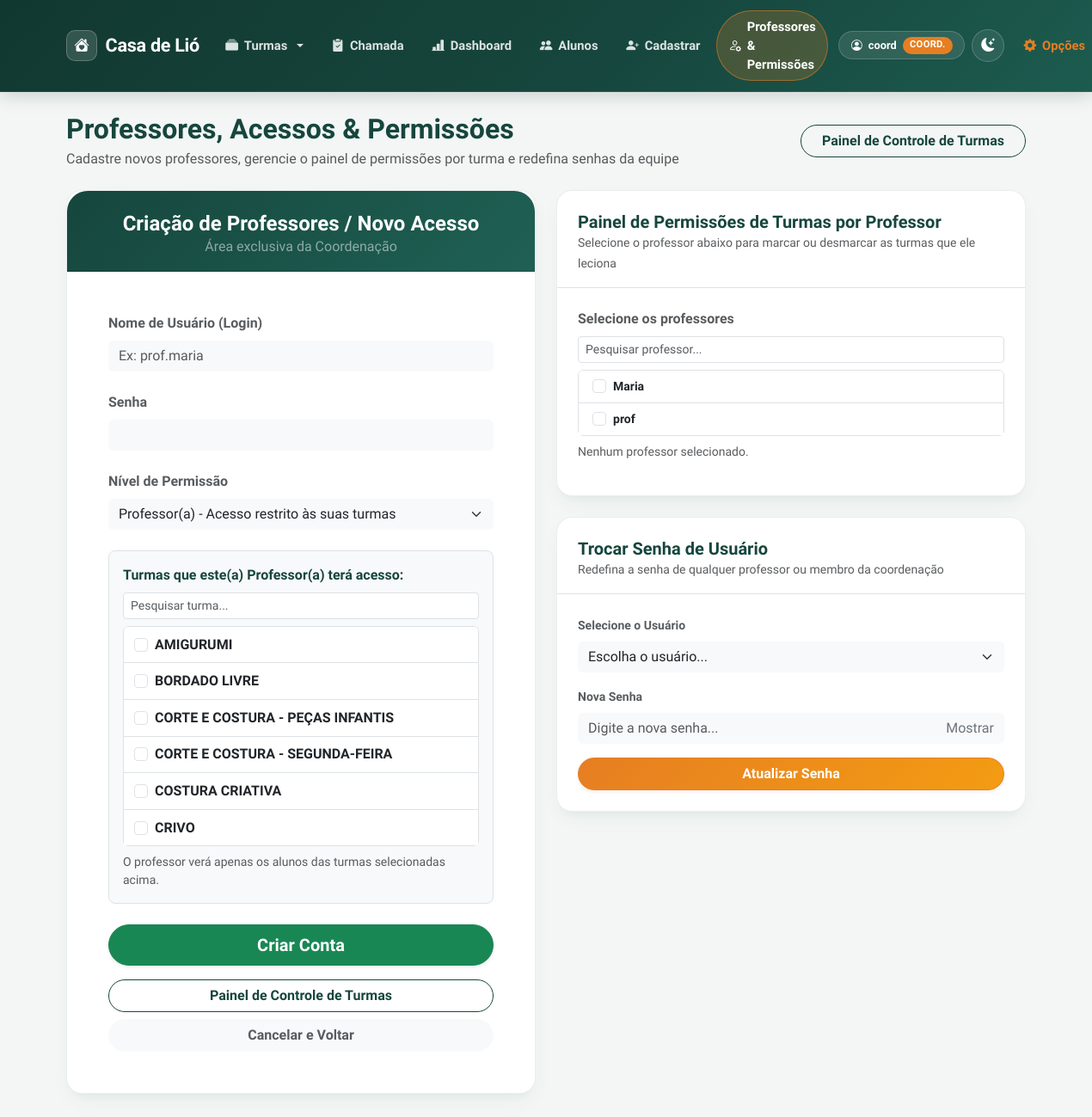
Screenshot of /usuarios/novo (signed in) with the database file from the repository.
### tables this page shows
CREATE TABLE usuarios (
        id INTEGER PRIMARY KEY AUTOINCREMENT,
        login TEXT UNIQUE NOT NULL,
        senha TEXT NOT NULL,
        perfil TEXT NOT NULL
    );

CREATE TABLE turmas (
            id INTEGER PRIMARY KEY AUTOINCREMENT,
            nome TEXT UNIQUE NOT NULL,
            descricao TEXT
        , limite_alunos INTEGER);

### app.py (the view)
@app.get("/usuarios/novo", response_class=HTMLResponse)
async def tela_novo_usuario(request: Request, sucesso: str = None):
    usuario = obter_usuario_atual(request)
    if not usuario or usuario['perfil'] != 'coordenacao':
        return RedirectResponse(url="/", status_code=303)
    conexao = pegar_conexao()
    turmas_disponiveis = obter_todas_turmas(conexao)
    usuarios_db = conexao.execute("SELECT id, login, perfil FROM usuarios ORDER BY perfil ASC, login ASC").fetchall()
    usuarios_sistema = [dict(u) for u in usuarios_db]
    professores_db = conexao.execute("SELECT id, login, perfil FROM usuarios WHERE perfil = 'professor' ORDER BY login ASC").fetchall()
    professores = []
    for prof in professores_db:
        turmas_prof = conexao.execute(
            "SELECT turma_nome FROM professor_turmas WHERE usuario_id = ? ORDER BY turma_nome ASC",
            (prof['id'],)
        ).fetchall()
        professores.append({
            "id": prof['id'],
            "login": prof['login'],
            "turmas": [t['turma_nome'] for t in turmas_prof]
        })
    conexao.close()
    return templates.TemplateResponse(
        request=request,
        name="novo_usuario.html",
        context={
            "turmas_disponiveis": turmas_disponiveis,
            "professores": professores,
            "usuarios_sistema": usuarios_sistema,
            "sucesso": sucesso
        }
    )

### templates/novo_usuario.html (shortened to what this page needs)
{% extends 'base.html' %}
{% block conteudo %}
<div class="row mb-4 align-items-center">
    <div class="col-md-8">
        <h2 class="text-primary fw-bold mb-1">Professores, Acessos & Permissões</h2>
        <p class="text-muted mb-0">Cadastre novos professores, gerencie o painel de permissões por turma e redefina senhas da equipe</p>
    </div>
    <div class="col-md-4 text-md-end mt-3 mt-md-0">
        <a href="/turmas" class="btn btn-outline-primary rounded-pill px-4 fw-semibold">
            Painel de Controle de Turmas
        </a>
    </div>
</div>
<div class="row justify-content-center mb-5">
    <div class="col-lg-6 mb-4">
        <div class="card shadow-lg border-0" style="border-radius: 1.5rem;">
            <div class="card-header bg-primary text-white pt-4 pb-3" style="border-top-left-radius: 1.5rem; border-top-right-radius: 1.5rem;">
                <h4 class="text-center fw-bold mb-0">Criação de Professores / Novo Acesso</h4>
                <p class="text-center text-white-50 mb-0">Área exclusiva da Coordenação</p>
            </div>
            <div class="card-body p-4 p-md-5">
                <form action="/usuarios/novo" method="POST">
                    <div class="mb-4">
                        <label class="form-label fw-semibold text-muted">Nome de Usuário (Login)</label>
                        <input type="text" name="login" class="form-control bg-light border-0" placeholder="Ex: prof.maria" required>
                    </div>
                    <div class="mb-4">
                        <label class="form-label fw-semibold text-muted">Senha</label>
                        <input type="password" name="senha" class="form-control bg-light border-0" required>
                    </div>
                    <div class="mb-4">
                        <label class="form-label fw-semibold text-muted">Nível de Permissão</label>
                        <select name="perfil" id="selectPerfil" class="form-select bg-light border-0" required onchange="alternarBlocoTurmas()">
                            <option value="professor" selected>Professor(a) - Acesso restrito às suas turmas</option>
                        </select>
                    </div>
                    <div id="blocoTurmasProfessor" class="mb-4 p-3 bg-light rounded-3 border">
                        <label class="form-label fw-bold text-primary mb-2 d-block">
                            Turmas que este(a) Professor(a) terá acesso:
                        </label>
                        {% if turmas_disponiveis %}
                            <div class="turma-searchable">
                                <input type="search" id="buscarTurmaNovoUsuario" class="form-control form-control-sm mb-2" placeholder="Pesquisar turma..." autocomplete="off">
                                <div class="list-group turma-lista" id="listaTurmasNovoUsuario">
                                {% for t in turmas_disponiveis %}
                                <label class="list-group-item d-flex align-items-center gap-2" data-turma-item>
                                    <input class="form-check-input mt-0" type="checkbox" name="turmas" value="{{ t }}" id="chk_turma_{{ loop.index }}">
                                    <span class="fw-semibold">
                                        {{ t }}
                                    </span>
                                </label>
                                {% endfor %}
                                </div>
                            </div>
                        {% else %}
                            <p class="text-muted small mb-0">Nenhuma turma cadastrada ainda. <a href="/turmas/nova">Criar turmas</a></p>
                        {% endif %}
                        <small class="text-muted d-block mt-2">
                            O professor verá apenas os alunos das turmas selecionadas acima.
                        </small>
                    </div>
                    <div class="d-grid gap-2">
                        <button type="submit" class="btn btn-success btn-lg rounded-pill fw-bold text-white shadow-sm">
                            Criar Conta
                        </button>
                        <a href="/turmas" class="btn btn-outline-primary rounded-pill fw-bold mt-2">
                            Painel de Controle de Turmas
                        </a>
                        <a href="/dashboard" class="btn btn-light rounded-pill fw-bold text-muted">
                            Cancelar e Voltar
                        </a>
                    </div>
                </form>
            </div>
        </div>
    </div>
    <div class="col-lg-6 mb-4 d-flex flex-column gap-4">
        <div class="card shadow-sm border-0" style="border-radius: 1.5rem;">
            <div class="card-header bg-white border-bottom pt-4 pb-3 px-4" style="border-top-left-radius: 1.5rem; border-top-right-radius: 1.5rem;">
                <h5 class="fw-bold text-primary mb-0">Painel de Permissões de Turmas por Professor</h5>
                <small class="text-muted">Selecione o professor abaixo para marcar ou desmarcar as turmas que ele leciona</small>
            </div>
            <div class="card-body p-4">
                {% if professores %}
                    <div class="mb-3">
                        <label class="form-label fw-semibold text-muted" for="buscarProfessorVinculo">Selecione os professores</label>
                        <input type="search" id="buscarProfessorVinculo" class="form-control form-control-sm mb-2" placeholder="Pesquisar professor..." autocomplete="off">
                        <div class="list-group professor-lista" id="listaSelecaoProfessores">
                            {% for prof in professores %}
                            <label class="list-group-item d-flex align-items-center gap-2" data-professor-item>
                                <input class="form-check-input mt-0" type="checkbox" value="{{ prof['id'] }}" data-professor-selector>
                                <span class="small fw-semibold">{{ prof['login'] }}</span>
                            </label>
                            {% endfor %}
                        </div>
                        <small class="text-muted d-block mt-2" id="resumoProfessoresSelecionados" aria-live="polite">Nenhum professor selecionado.</small>
                    </div>
                {% else %}
                    <div class="text-center text-muted py-4">
                        Nenhum usuário com perfil de professor cadastrado ainda. Utilize o formulário ao lado para criar o primeiro professor.
                    </div>
                {% endif %}
            </div>
        </div>
        <div class="card shadow-sm border-0" style="border-radius: 1.5rem;">
            <div class="card-header bg-white border-bottom pt-4 pb-3 px-4" style="border-top-left-radius: 1.5rem; border-top-right-radius: 1.5rem;">
                <h5 class="fw-bold text-primary mb-0">Trocar Senha de Usuário</h5>
                <small class="text-muted">Redefina a senha de qualquer professor ou membro da coordenação</small>
            </div>
            <div class="card-body p-4">
                <form action="/usuarios/alterar_senha" method="POST">
                    <div class="mb-3">
                        <label class="form-label fw-semibold text-muted small">Selecione o Usuário</label>
                        <select name="usuario_id" class="form-select bg-light border-0" required>
                            <option value="" disabled selected>Escolha o usuário...</option>
                        </select>
                    </div>
                    <div class="mb-3">
                        <label class="form-label fw-semibold text-muted small">Nova Senha</label>
                        <div class="input-group">
                            <input type="password" name="nova_senha" id="inputNovaSenha" class="form-control bg-light border-0" placeholder="Digite a nova senha..." required>
                            <button type="button" class="btn btn-outline-secondary border-0 bg-light" onclick="alternarVisibilidadeSenha()">
                                Mostrar
                            </button>
                        </div>
                    </div>
                    <div class="d-grid">
                        <button type="submit" class="btn btn-warning text-white rounded-pill fw-bold shadow-sm">
                            Atualizar Senha
                        </button>
                    </div>
                </form>
            </div>
        </div>
    </div>
</div>
{% endblock %}

### templates/base.html (shortened to what this page needs)
<!DOCTYPE html>
<html lang="pt-PT" data-theme="light">
<head>
    <link href="https://cdn.jsdelivr.net/npm/bootstrap@5.3.0/dist/css/bootstrap.min.css" rel="stylesheet">
    <link rel="stylesheet" href="https://cdn.jsdelivr.net/npm/bootstrap-icons@1.11.3/font/bootstrap-icons.min.css">
</head>
<body>
    {% set caminho_atual = (request.url.path | string) if (request and request.url) else '/' %}
    <nav class="navbar navbar-expand-lg navbar-modern sticky-top">
        <div class="container">
            <a class="navbar-brand fw-bold text-white" href="/">
                <span class="brand-logo-box"><i class="bi bi-house-heart-fill"></i></span>
                <span>Casa de Lió</span>
            </a>
            <div class="collapse navbar-collapse" id="navbarNav">
                <ul class="navbar-nav ms-auto align-items-lg-center gap-1 mt-3 mt-lg-0">
                    {% if request.session.get('perfil') == 'coordenacao' %}
                        <li class="nav-item dropdown">
                            <a class="nav-link dropdown-toggle {% if '/turmas' in caminho_atual %}active-nav{% endif %}" href="#" id="menuTurmas" role="button" data-bs-toggle="dropdown" aria-expanded="false">
                                <i class="bi bi-collection-fill"></i> Turmas
                            </a>
                        </li>
                    {% else %}
                        <li class="nav-item">
                            <a class="nav-link {% if '/turmas' in caminho_atual %}active-nav{% endif %}" href="/turmas">
                                <i class="bi bi-collection-fill"></i> Turmas
                            </a>
                        </li>
                    {% endif %}
                    <li class="nav-item">
                        <a class="nav-link {% if caminho_atual == '/' %}active-nav{% endif %}" href="/">
                            <i class="bi bi-clipboard2-check-fill"></i> Chamada
                        </a>
                    </li>
                    {% if request.session.get('perfil') == 'coordenacao' %}
                        <li class="nav-item">
                            <a class="nav-link {% if '/dashboard' in caminho_atual %}active-nav{% endif %}" href="/dashboard">
                                <i class="bi bi-bar-chart-line-fill"></i> Dashboard
                            </a>
                        </li>
                        <li class="nav-item">
                            <a class="nav-link {% if '/alunos' in caminho_atual %}active-nav{% endif %}" href="/alunos">
                                <i class="bi bi-people-fill"></i> Alunos
                            </a>
                        </li>
                        <li class="nav-item">
                            <a class="nav-link {% if '/cadastrar' in caminho_atual %}active-nav{% endif %}" href="/cadastrar">
                                <i class="bi bi-person-plus-fill"></i> Cadastrar
                            </a>
                        </li>
                        <li class="nav-item">
                            <a class="nav-link {% if '/usuarios' in caminho_atual %}active-nav{% endif %}" href="/usuarios/novo">
                                <i class="bi bi-person-gear"></i> Professores & Permissões
                            </a>
                        </li>
                    {% endif %}
                    {% if request.session.get('login') %}
                    <li class="nav-item ms-lg-2 my-2 my-lg-0">
                        <span class="user-pill-badge">
                            <i class="bi bi-person-circle"></i>
                            <span>{{ request.session.get('login') }}</span>
                            <span class="user-pill-role">
                                {% if request.session.get('perfil') == 'coordenacao' %}Coord.{% else %}Prof.{% endif %}
                            </span>
                        </span>
                    </li>
                    {% endif %}
                    <li class="nav-item ms-lg-1 my-1 my-lg-0">
                        <button type="button" id="btnToggleTheme" class="btn-theme-toggle" title="Alternar Modo Escuro / Claro" aria-label="Alternar tema">
                            <i class="bi bi-moon-stars-fill" id="iconTheme"></i>
                        </button>
                    </li>
                    <li class="nav-item dropdown ms-lg-1 mt-2 mt-lg-0">
                        <a class="nav-link fw-bold dropdown-toggle" href="#" id="menuPerfil" role="button" data-bs-toggle="dropdown" aria-expanded="false" style="color: var(--laranja-adra) !important;">
                            <i class="bi bi-gear-fill"></i> Opções
                        </a>
                    </li>
                </ul>
            </div>
        </div>
    </nav>
    <div id="toastContainer" class="toast-container position-fixed top-0 end-0 p-3" style="z-index: 1095; margin-top: 68px;"></div>
    <div class="container mt-4 flex-grow-1">
        {% block conteudo %}{% endblock %}
    </div>
</body>
</html>

### rows the page displays
usuarios: session.get "coord"
turmas: nome "AMIGURUMI"
turmas: nome "BORDADO LIVRE"
turmas: nome "CORTE E COSTURA - PEÇAS INFANTIS"
turmas: nome "CORTE E COSTURA - SEGUNDA-FEIRA"
turmas: nome "COSTURA CRIATIVA"
turmas: nome "CRIVO"
usuarios: login "Maria"
usuarios: login "prof"
